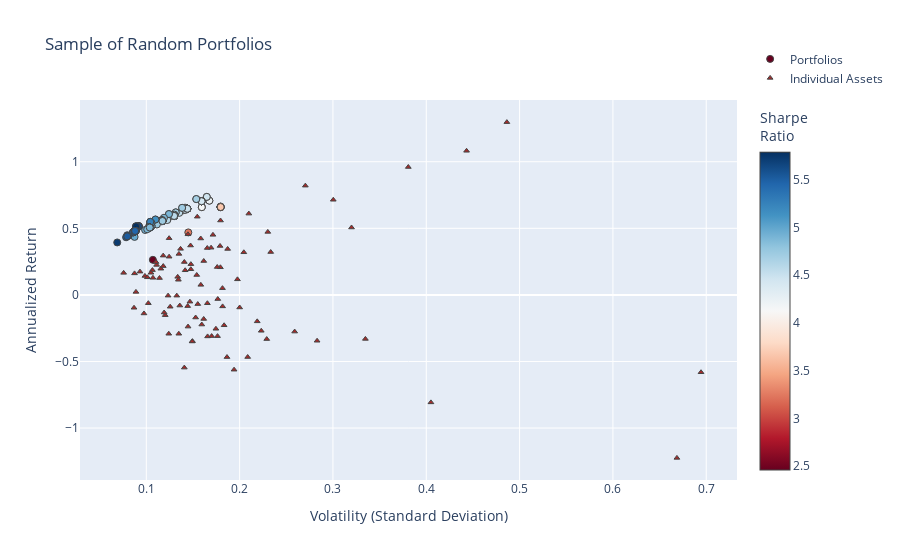

The cell this chart's notebook holds for it:
### Code cell
fig = go.Figure()

fig.add_trace(go.Scatter(
    x=[p["variance"]**0.5 for p in total_portfolios],  # Convert variance to volatility
    y=[p["return"] for p in total_portfolios],
    mode='markers',
    marker=dict(
        color=[p["sharpe"] for p in total_portfolios],  # Sharpe Ratio
        showscale=True,
        size=7,
        line=dict(width=1),
        colorscale="RdBu",
        colorbar=dict(title="Sharpe<br>Ratio")
    ),
    hoverinfo='text',
    text=[
        f"Return: {p['return']:.3%}<br>Volatility: {p['variance']**0.5:.3f}<br>" +
        f"Sharpe Ratio: {p['return'] / (p['variance']**0.5):.3f}<br>" +
        "<br>".join([f"{p['tickers'][i]}: Weight={p['weights'][i]:.3f}" for i in range(len(p['tickers']))])
        for p in total_portfolios
    ],
    name="Portfolios"
))

fig.add_trace(go.Scatter(
    x=volatility,
    y=annualized_returns,
    mode='markers',
    hoverinfo='text',
    hovertext=[
        f"{name} <br>Volatility: {vol:.3f} <br>Returns: {ret:.3%} <br>Sharpe Ratio: {sr:.3f}"
        for name, vol, ret, sr in zip(names, volatility, annualized_returns, sharpe_ratios)
    ],
    marker=dict(
        color='brown',
        size=5,
        symbol='triangle-up',  # Sets the marker shape to a triangle
        line=dict(width=1)
    ),
    name="Individual Assets"
))

fig.update_layout(
    title='Sample of Random Portfolios',
    xaxis_title='Volatility (Standard Deviation)',
    yaxis_title='Annualized Return',
    legend=dict(y=5
    )
)


fig.show()

### Figure 1 — Plotly figure (JSON) as saved in the notebook; plotly's stock layout.template omitted (floating-point values rounded to 4 significant figures; data arrays with more than 128 entries replaced by an {"elided": "..."} marker saying what was removed)
{"data": [{"hoverinfo": "text", "marker": {"color": {"elided": "300 float values"}, "colorbar": {"title": {"text": "Sharpe<br>Ratio"}}, "colorscale": [[0, "rgb(103,0,31)"], [0.1, "rgb(178,24,43)"], [0.2, "rgb(214,96,77)"], [0.3, "rgb(244,165,130)"], [0.4, "rgb(253,219,199)"], [0.5, "rgb(247,247,247)"], [0.6, "rgb(209,229,240)"], [0.7, "rgb(146,197,222)"], [0.8, "rgb(67,147,195)"], [0.9, "rgb(33,102,172)"], [1, "rgb(5,48,97)"]], "line": {"width": 1}, "showscale": true, "size": 7}, "mode": "markers", "name": "Portfolios", "text": {"elided": "300 str values"}, "type": "scatter", "x": {"elided": "300 float values"}, "y": {"elided": "300 float values"}}, {"hoverinfo": "text", "hovertext": ["AMZN <br>Volatility: 0.171 <br>Returns: 45.113% <br>Sharpe Ratio: 2.632", "SO <br>Volatility: 0.102 <br>Returns: -6.231% <br>Sharpe Ratio: -0.610", "CPB <br>Volatility: 0.149 <br>Returns: -34.720% <br>Sharpe Ratio: -2.323", "MO <br>Volatility: 0.200 <br>Returns: -9.445% <br>Sharpe Ratio: -0.472", "ACN <br>Volatility: 0.147 <br>Returns: -5.090% <br>Sharpe Ratio: -0.347", "KR <br>Volatility: 0.405 <br>Returns: -80.708% <br>Sharpe Ratio: -1.993", "PFE <br>Volatility: 0.098 <br>Returns: -13.932% <br>Sharpe Ratio: -1.429", "HON <br>Volatility: 0.099 <br>Returns: 14.235% <br>Sharpe Ratio: 1.445", "XOM <br>Volatility: 0.120 <br>Returns: -15.220% <br>Sharpe Ratio: -1.266", "BAC <br>Volatility: 0.223 <br>Returns: -26.944% <br>Sharpe Ratio: -1.207", "MRK <br>Volatility: 0.119 <br>Returns: -13.218% <br>Sharpe Ratio: -1.109", "GIS <br>Volatility: 0.124 <br>Returns: -29.181% <br>Sharpe Ratio: -2.352", "ISRG <br>Volatility: 0.180 <br>Returns: 55.877% <br>Sharpe Ratio: 3.112", "LMT <br>Volatility: 0.107 <br>Returns: 18.608% <br>Sharpe Ratio: 1.746", "SYK <br>Volatility: 0.116 <br>Returns: 19.679% <br>Sharpe Ratio: 1.703", "EXC <br>Volatility: 0.136 <br>Returns: -8.000% <br>Sharpe Ratio: -0.589", "GILD <br>Volatility: 0.153 <br>Returns: -16.977% <br>Sharpe Ratio: -1.111", "AAPL <br>Volatility: 0.162 <br>Returns: 25.461% <br>Sharpe Ratio: 1.576", "BABA <br>Volatility: 0.270 <br>Returns: 82.040% <br>Sharpe Ratio: 3.034", "SNAP <br>Volatility: 0.669 <br>Returns: -122.379% <br>Sharpe Ratio: -1.830", "BMY <br>Volatility: 0.182 <br>Returns: -8.623% <br>Sharpe Ratio: -0.474", "PEP <br>Volatility: 0.087 <br>Returns: 16.167% <br>Sharpe Ratio: 1.850", "UNH <br>Volatility: 0.118 <br>Returns: 29.482% <br>Sharpe Ratio: 2.496", "CVX <br>Volatility: 0.149 <br>Returns: -34.968% <br>Sharpe Ratio: -2.344", "IBM <br>Volatility: 0.141 <br>Returns: -54.590% <br>Sharpe Ratio: -3.879", "KO <br>Volatility: 0.076 <br>Returns: 16.554% <br>Sharpe Ratio: 2.186", "F <br>Volatility: 0.186 <br>Returns: -46.688% <br>Sharpe Ratio: -2.504", "GOOG <br>Volatility: 0.169 <br>Returns: 35.438% <br>Sharpe Ratio: 2.092", "JPM <br>Volatility: 0.162 <br>Returns: -18.067% <br>Sharpe Ratio: -1.119", "DIS <br>Volatility: 0.123 <br>Returns: -0.543% <br>Sharpe Ratio: -0.044", "CRM <br>Volatility: 0.148 <br>Returns: 19.290% <br>Sharpe Ratio: 1.306", "DE <br>Volatility: 0.179 <br>Returns: 36.750% <br>Sharpe Ratio: 2.053", "TMO <br>Volatility: 0.142 <br>Returns: 18.499% <br>Sharpe Ratio: 1.306", "META <br>Volatility: 0.158 <br>Returns: 42.367% <br>Sharpe Ratio: 2.676", "BTI <br>Volatility: 0.204 <br>Returns: 32.001% <br>Sharpe Ratio: 1.565", "MA <br>Volatility: 0.124 <br>Returns: 28.689% <br>Sharpe Ratio: 2.305", "GOOGL <br>Volatility: 0.165 <br>Returns: 35.196% <br>Sharpe Ratio: 2.129", "MCD <br>Volatility: 0.145 <br>Returns: 45.502% <br>Sharpe Ratio: 3.146", "ABBV <br>Volatility: 0.124 <br>Returns: 42.583% <br>Sharpe Ratio: 3.422", "ADBE <br>Volatility: 0.155 <br>Returns: 58.725% <br>Sharpe Ratio: 3.798", "TXN <br>Volatility: 0.179 <br>Returns: 20.737% <br>Sharpe Ratio: 1.156", "GS <br>Volatility: 0.209 <br>Returns: -46.652% <br>Sharpe Ratio: -2.236", "EMR <br>Volatility: 0.165 <br>Returns: -6.262% <br>Sharpe Ratio: -0.378", "INTC <br>Volatility: 0.144 <br>Returns: -8.425% <br>Sharpe Ratio: -0.584", "DHR <br>Volatility: 0.126 <br>Returns: -8.871% <br>Sharpe Ratio: -0.706", "CMCSA <br>Volatility: 0.154 <br>Returns: 14.957% <br>Sharpe Ratio: 0.971", "BA <br>Volatility: 0.198 <br>Returns: 11.691% <br>Sharpe Ratio: 0.591", "JNJ <br>Volatility: 0.111 <br>Returns: 22.520% <br>Sharpe Ratio: 2.029", "T <br>Volatility: 0.145 <br>Returns: -23.798% <br>Sharpe Ratio: -1.644", "GE <br>Volatility: 0.166 <br>Returns: -31.166% <br>Sharpe Ratio: -1.881", "PM <br>Volatility: 0.135 <br>Returns: 30.791% <br>Sharpe Ratio: 2.281", "NVDA <br>Volatility: 0.443 <br>Returns: 108.207% <br>Sharpe Ratio: 2.442", "K <br>Volatility: 0.135 <br>Returns: -29.169% <br>Sharpe Ratio: -2.163", "COST <br>Volatility: 0.194 <br>Returns: -56.161% <br>Sharpe Ratio: -2.894", "VRTX <br>Volatility: 0.486 <br>Returns: 129.746% <br>Sharpe Ratio: 2.668", "NKE <br>Volatility: 0.259 <br>Returns: -27.547% <br>Sharpe Ratio: -1.064", "BSX <br>Volatility: 0.134 <br>Returns: 13.570% <br>Sharpe Ratio: 1.015", "MS <br>Volatility: 0.219 <br>Returns: -19.860% <br>Sharpe Ratio: -0.907", "QCOM <br>Volatility: 0.182 <br>Returns: 5.055% <br>Sharpe Ratio: 0.278", "WMT <br>Volatility: 0.148 <br>Returns: 23.079% <br>Sharpe Ratio: 1.562", "AMGN <br>Volatility: 0.183 <br>Returns: -22.800% <br>Sharpe Ratio: -1.243", "EW <br>Volatility: 0.230 <br>Returns: 47.299% <br>Sharpe Ratio: 2.055", "AEP <br>Volatility: 0.101 <br>Returns: 13.214% <br>Sharpe Ratio: 1.306", "ORCL <br>Volatility: 0.187 <br>Returns: 34.500% <br>Sharpe Ratio: 1.843", "DUK <br>Volatility: 0.089 <br>Returns: 2.265% <br>Sharpe Ratio: 0.255", "RTX <br>Volatility: 0.093 <br>Returns: 17.474% <br>Sharpe Ratio: 1.875", "PG <br>Volatility: 0.087 <br>Returns: -9.656% <br>Sharpe Ratio: -1.112", "GM <br>Volatility: 0.170 <br>Returns: -30.932% <br>Sharpe Ratio: -1.819", "MMM <br>Volatility: 0.118 <br>Returns: 21.627% <br>Sharpe Ratio: 1.830", "TSLA <br>Volatility: 0.381 <br>Returns: 96.040% <br>Sharpe Ratio: 2.522", "WFC <br>Volatility: 0.176 <br>Returns: -30.961% <br>Sharpe Ratio: -1.756", "HD <br>Volatility: 0.134 <br>Returns: 11.373% <br>Sharpe Ratio: 0.846", "NEE <br>Volatility: 0.105 <br>Returns: 16.637% <br>Sharpe Ratio: 1.584", "ZBH <br>Volatility: 0.176 <br>Returns: 20.942% <br>Sharpe Ratio: 1.190", "SRE <br>Volatility: 0.107 <br>Returns: 12.842% <br>Sharpe Ratio: 1.199", "REGN <br>Volatility: 0.300 <br>Returns: 71.439% <br>Sharpe Ratio: 2.378", "RDY <br>Volatility: 0.283 <br>Returns: -34.437% <br>Sharpe Ratio: -1.217", "V <br>Volatility: 0.110 <br>Returns: 24.671% <br>Sharpe Ratio: 2.234", "MSFT <br>Volatility: 0.137 <br>Returns: 34.583% <br>Sharpe Ratio: 2.530", "CAT <br>Volatility: 0.233 <br>Returns: 32.197% <br>Sharpe Ratio: 1.380", "PYPL <br>Volatility: 0.210 <br>Returns: 61.041% <br>Sharpe Ratio: 2.909", "SAP <br>Volatility: 0.147 <br>Returns: 37.100% <br>Sharpe Ratio: 2.516", "MDT <br>Volatility: 0.114 <br>Returns: 12.664% <br>Sharpe Ratio: 1.110", "RMD <br>Volatility: 0.177 <br>Returns: -3.112% <br>Sharpe Ratio: -0.176", "VZ <br>Volatility: 0.175 <br>Returns: -25.448% <br>Sharpe Ratio: -1.458", "UA <br>Volatility: 0.335 <br>Returns: -33.044% <br>Sharpe Ratio: -0.987", "LLY <br>Volatility: 0.158 <br>Returns: 7.553% <br>Sharpe Ratio: 0.477", "AMD <br>Volatility: 0.694 <br>Returns: -58.090% <br>Sharpe Ratio: -0.837", "NFLX <br>Volatility: 0.320 <br>Returns: 50.627% <br>Sharpe Ratio: 1.582", "CSCO <br>Volatility: 0.159 <br>Returns: -22.251% <br>Sharpe Ratio: -1.395", "ABT <br>Volatility: 0.133 <br>Returns: -0.556% <br>Sharpe Ratio: -0.042", "ETN <br>Volatility: 0.141 <br>Returns: 24.707% <br>Sharpe Ratio: 1.756", "BIIB <br>Volatility: 0.229 <br>Returns: -33.166% <br>Sharpe Ratio: -1.448", "SYY <br>Volatility: 0.155 <br>Returns: -6.895% <br>Sharpe Ratio: -0.444"], "marker": {"color": "brown", "line": {"width": 1}, "size": 5, "symbol": "triangle-up"}, "mode": "markers", "name": "Individual Assets", "type": "scatter", "x": [0.1714, 0.1022, 0.1495, 0.2, 0.1467, 0.405, 0.09751, 0.09851, 0.1203, 0.2232, 0.1191, 0.1241, 0.1795, 0.1066, 0.1156, 0.1359, 0.1529, 0.1616, 0.2704, 0.6686, 0.1818, 0.08737, 0.1181, 0.1492, 0.1407, 0.07573, 0.1865, 0.1694, 0.1615, 0.1233, 0.1477, 0.179, 0.1417, 0.1583, 0.2045, 0.1244, 0.1653, 0.1446, 0.1244, 0.1546, 0.1794, 0.2086, 0.1655, 0.1444, 0.1256, 0.1541, 0.1977, 0.111, 0.1447, 0.1657, 0.135, 0.4432, 0.1348, 0.1941, 0.4864, 0.259, 0.1336, 0.2189, 0.1816, 0.1478, 0.1834, 0.2302, 0.1011, 0.1872, 0.08891, 0.09322, 0.08685, 0.17, 0.1182, 0.3808, 0.1763, 0.1344, 0.105, 0.176, 0.1071, 0.3004, 0.283, 0.1104, 0.1367, 0.2333, 0.2099, 0.1474, 0.1141, 0.1766, 0.1746, 0.3348, 0.1584, 0.6944, 0.3199, 0.1594, 0.1327, 0.1407, 0.2291, 0.1552], "y": [0.4511, -0.06231, -0.3472, -0.09445, -0.0509, -0.8071, -0.1393, 0.1423, -0.1522, -0.2694, -0.1322, -0.2918, 0.5588, 0.1861, 0.1968, -0.08, -0.1698, 0.2546, 0.8204, -1.224, -0.08623, 0.1617, 0.2948, -0.3497, -0.5459, 0.1655, -0.4669, 0.3544, -0.1807, -0.005433, 0.1929, 0.3675, 0.185, 0.4237, 0.32, 0.2869, 0.352, 0.455, 0.4258, 0.5872, 0.2074, -0.4665, -0.06262, -0.08425, -0.08871, 0.1496, 0.1169, 0.2252, -0.238, -0.3117, 0.3079, 1.082, -0.2917, -0.5616, 1.297, -0.2755, 0.1357, -0.1986, 0.05055, 0.2308, -0.228, 0.473, 0.1321, 0.345, 0.02265, 0.1747, -0.09656, -0.3093, 0.2163, 0.9604, -0.3096, 0.1137, 0.1664, 0.2094, 0.1284, 0.7144, -0.3444, 0.2467, 0.3458, 0.322, 0.6104, 0.371, 0.1266, -0.03112, -0.2545, -0.3304, 0.07553, -0.5809, 0.5063, -0.2225, -0.005563, 0.2471, -0.3317, -0.06895]}], "layout": {"legend": {"y": 5}, "title": {"text": "Sample of Random Portfolios"}, "xaxis": {"title": {"text": "Volatility (Standard Deviation)"}}, "yaxis": {"title": {"text": "Annualized Return"}}}}
